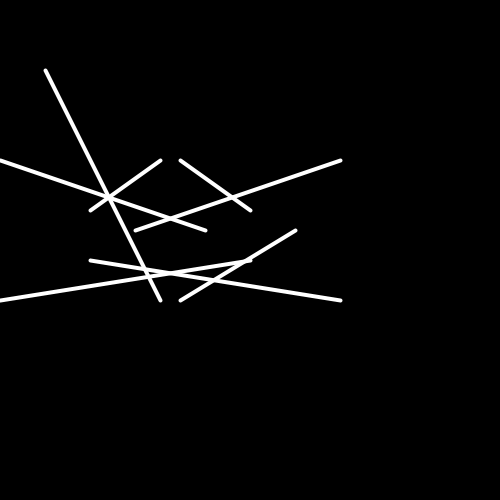
Frame 1 (no input)
Frame 60 (the mouse pressed at the canvas centre just before this capture): identical to frame 1, image omitted
Frame 120 (the mouse held since frame 60 and released just before this capture): identical to frame 1, image omitted

The Processing sketch that drew this single still picture (run headless with seeded random() and noise(); from frame 60 on, the mouse is pressed at the canvas centre):

// Processing sketch: processing_56939
// ── processing_56939.pde

int h;
int h1;
int w;
int x;
int y;
int x1;
int y1;

void setup (){
  size(500,500);
  h=70;
  h1=50;
  w=45;
  x=160;
  y=160;
  }

void draw (){
  background(0);
  stroke (255);
  strokeWeight (4);
  line (x1,y,x+w,y+h);
  line (x1+w,y1+h,x,y+h*2);
  line (x1,y+h*2,x+w*2,y+h1*2);
  line (x1+w*2,y+h1*2,x+w*4,y+h*2);
  line (x1+w*4,y+h*2,x+w*3,y+h);
  line (x1+w*3,y+h,x+w*4,y);
  line (x1+w*4,y,x+w*2,y+h1);
  line (x1+w*2,y+h1,x,y);
  }

  
